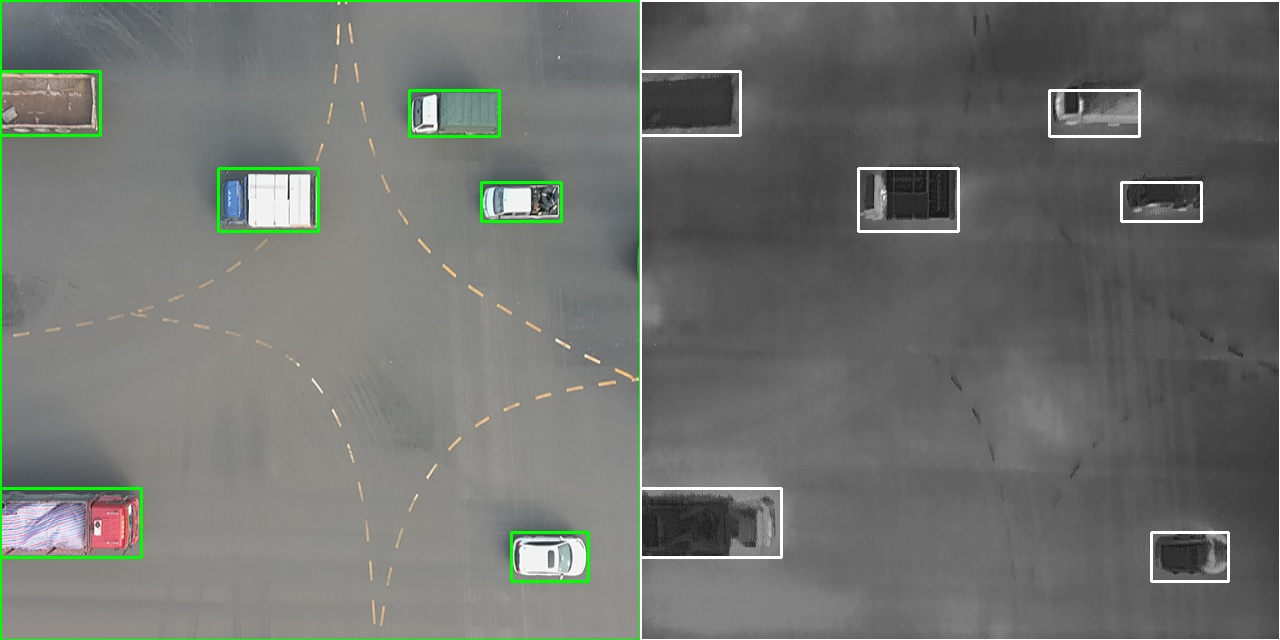
#> input picture audit_sample.jpg, 1280 x 640 px, given in place of VID_EO_34.mp4, which was not available
$ python find_alignment.py
#> lines starting #> are read from the running program, lines starting #| are printed output that depends on the picture; after the words box and inside, x2 and y2 are one past the last pixel; in counts of white or black regions, pixels touching at a corner belong together; pictures that were not available may be replaced by others from this repository, and a replacement may not be noted
#!/usr/bin/env python3
"""
Feature-Based RGB-IR Alignment

The RGB and IR cameras appear to have different optical axes.
This script uses feature matching to find the correct homography
transformation between RGB and IR frames.

Also includes manual offset finding for debugging.
"""
import cv2
import numpy as np
from pathlib import Path


def extract_frame(video_path, frame_idx=100):
    """Extract a frame from video."""
    cap = cv2.VideoCapture(str(video_path))
    cap.set(cv2.CAP_PROP_POS_FRAMES, frame_idx)
    ret, frame = cap.read()
    cap.release()
    return frame if ret else None


def try_feature_matching(rgb_frame, ir_frame):
    """
    Attempt feature-based alignment using ORB.
    This may not work well between RGB and thermal due to different modalities.
    """
    # Convert to grayscale
    rgb_gray = cv2.cvtColor(rgb_frame, cv2.COLOR_BGR2GRAY)
    if len(ir_frame.shape) == 3:
        ir_gray = cv2.cvtColor(ir_frame, cv2.COLOR_BGR2GRAY)
    else:
        ir_gray = ir_frame

    # Resize RGB to roughly match IR for feature detection
    scale = ir_gray.shape[0] / rgb_gray.shape[0]
    rgb_scaled = cv2.resize(rgb_gray, None, fx=scale, fy=scale)

    # ORB detector
    orb = cv2.ORB_create(nfeatures=1000)
    kp1, des1 = orb.detectAndCompute(rgb_scaled, None)
    kp2, des2 = orb.detectAndCompute(ir_gray, None)

    if des1 is None or des2 is None:
        print("  No features detected!")
        return None

    # Match features
    bf = cv2.BFMatcher(cv2.NORM_HAMMING, crossCheck=True)
    matches = bf.match(des1, des2)
    matches = sorted(matches, key=lambda x: x.distance)

    print(f"  Found {len(matches)} matches")

    if len(matches) < 4:
        return None

    # Get matched points
    src_pts = np.float32([kp1[m.queryIdx].pt for m in matches]).reshape(-1, 1, 2)
    dst_pts = np.float32([kp2[m.trainIdx].pt for m in matches]).reshape(-1, 1, 2)

    # Find homography
    H, mask = cv2.findHomography(src_pts, dst_pts, cv2.RANSAC, 5.0)

    return H


def analyze_structural_alignment(rgb_frame, ir_frame, output_dir):
    """
    Analyze structural similarities to determine alignment.
    Uses edge detection for cross-modal matching.
    """
    h_rgb, w_rgb = rgb_frame.shape[:2]
    h_ir, w_ir = ir_frame.shape[:2]

    print(f"\nStructural Analysis:")
    print(f"  RGB: {w_rgb}x{h_rgb}")
    print(f"  IR: {w_ir}x{h_ir}")

    # Edge detection on both
    rgb_gray = cv2.cvtColor(rgb_frame, cv2.COLOR_BGR2GRAY)
    if len(ir_frame.shape) == 3:
        ir_gray = cv2.cvtColor(ir_frame, cv2.COLOR_BGR2GRAY)
    else:
        ir_gray = ir_frame

    rgb_edges = cv2.Canny(rgb_gray, 50, 150)
    ir_edges = cv2.Canny(ir_gray, 50, 150)

    # Save edge images
    cv2.imwrite(str(output_dir / "rgb_edges.jpg"), rgb_edges)
    cv2.imwrite(str(output_dir / "ir_edges.jpg"), ir_edges)

    # Try different crop regions and find best correlation
    # Scale factor: RGB is 6x larger than IR in width
    scale_factor = w_rgb / w_ir  # 6.0

    print(f"\n  Scale factor RGB/IR: {scale_factor:.2f}")

    # The IR view corresponds to some region of RGB
    # Crop size in RGB pixels that maps to IR size
    crop_w = int(w_ir * scale_factor)  # Could be various values
    crop_h = int(h_ir * scale_factor)

    print(f"  If 1:1 scale, RGB crop should be: {crop_w}x{crop_h}")

    # But cameras likely have different focal lengths
    # Let's test multiple scale factors

    best_score = -1
    best_params = None

    # Test different crop sizes (different assumed focal length relationships)
    for crop_scale in [0.25, 0.5, 0.75, 1.0, 1.25, 1.5, 2.0]:
        # Crop dimensions in RGB space
        test_crop_w = int(w_ir * scale_factor * crop_scale)
        test_crop_h = int(h_ir * scale_factor * crop_scale)

        if test_crop_w > w_rgb or test_crop_h > h_rgb:
            continue
        if test_crop_w < 100 or test_crop_h < 100:
            continue

        # Test different offsets
        for x_offset_pct in [-0.2, -0.1, 0, 0.1, 0.2]:
            for y_offset_pct in [-0.2, -0.1, 0, 0.1, 0.2]:
                # Calculate crop position
                x = int((w_rgb - test_crop_w) / 2 + w_rgb * x_offset_pct)
                y = int((h_rgb - test_crop_h) / 2 + h_rgb * y_offset_pct)

                # Bounds check
                x = max(0, min(x, w_rgb - test_crop_w))
                y = max(0, min(y, h_rgb - test_crop_h))

                # Crop and resize
                rgb_crop = rgb_gray[y:y+test_crop_h, x:x+test_crop_w]
                rgb_resized = cv2.resize(rgb_crop, (w_ir, h_ir))

                # Compare edges
                rgb_crop_edges = cv2.Canny(rgb_resized, 50, 150)

                # Correlation score
                score = np.sum(rgb_crop_edges & ir_edges) / (np.sum(ir_edges) + 1)

                if score > best_score:
                    best_score = score
                    best_params = {
                        'crop_scale': crop_scale,
                        'x_offset_pct': x_offset_pct,
                        'y_offset_pct': y_offset_pct,
                        'x': x, 'y': y,
                        'crop_w': test_crop_w, 'crop_h': test_crop_h
                    }

    print(f"\n  Best alignment parameters:")
    print(f"    Crop scale: {best_params['crop_scale']}")
    print(f"    X offset: {best_params['x_offset_pct']*100:.0f}%")
    print(f"    Y offset: {best_params['y_offset_pct']*100:.0f}%")
    print(f"    Crop region: x={best_params['x']}, y={best_params['y']}")
    print(f"    Crop size: {best_params['crop_w']}x{best_params['crop_h']}")
    print(f"    Match score: {best_score:.4f}")

    # Create visualization of best alignment
    x, y = best_params['x'], best_params['y']
    crop_w, crop_h = best_params['crop_w'], best_params['crop_h']

    rgb_crop = rgb_frame[y:y+crop_h, x:x+crop_w]
    rgb_aligned = cv2.resize(rgb_crop, (w_ir, h_ir))

    if len(ir_frame.shape) == 2:
        ir_3ch = cv2.cvtColor(ir_frame, cv2.COLOR_GRAY2BGR)
    else:
        ir_3ch = ir_frame

    # Overlay for comparison
    overlay = cv2.addWeighted(rgb_aligned, 0.5, ir_3ch, 0.5, 0)

    cv2.imwrite(str(output_dir / "best_alignment_rgb.jpg"), rgb_aligned)
    cv2.imwrite(str(output_dir / "best_alignment_overlay.jpg"), overlay)

    # Side by side
    sidebyside = np.hstack([rgb_aligned, ir_3ch])
    cv2.imwrite(str(output_dir / "best_alignment_comparison.jpg"), sidebyside)

    return best_params


def manual_alignment_grid(rgb_frame, ir_frame, output_dir):
    """
    Create a grid of different crop positions for manual inspection.
    """
    h_rgb, w_rgb = rgb_frame.shape[:2]
    h_ir, w_ir = ir_frame.shape[:2]

    if len(ir_frame.shape) == 2:
        ir_3ch = cv2.cvtColor(ir_frame, cv2.COLOR_GRAY2BGR)
    else:
        ir_3ch = ir_frame

    # Test 9 different positions (3x3 grid)
    results = []

    # Use full width crop with IR aspect ratio
    crop_h = h_rgb
    crop_w = int(crop_h * (w_ir / h_ir))

    for x_pct in [0.0, 0.5, 1.0]:  # Left, Center, Right
        for y_pct in [0.0, 0.5, 1.0]:  # Top, Center, Bottom
            x = int((w_rgb - crop_w) * x_pct)
            y = int((h_rgb - crop_h) * y_pct)

            x = max(0, min(x, w_rgb - crop_w))
            y = max(0, min(y, h_rgb - crop_h))

            rgb_crop = rgb_frame[y:y+crop_h, x:x+crop_w]
            rgb_resized = cv2.resize(rgb_crop, (w_ir, h_ir))

            label = f"x={x_pct:.1f},y={y_pct:.1f}"
            cv2.putText(rgb_resized, label, (10, 30),
                       cv2.FONT_HERSHEY_SIMPLEX, 0.6, (0, 255, 0), 2)

            results.append(rgb_resized)

    # Create 3x3 grid
    grid = []
    for i in range(3):
        row = np.hstack(results[i*3:(i+1)*3])
        grid.append(row)
    grid = np.vstack(grid)

    cv2.imwrite(str(output_dir / "position_grid.jpg"), grid)

    # Add IR reference
    cv2.putText(ir_3ch, "IR Reference", (10, 30),
               cv2.FONT_HERSHEY_SIMPLEX, 0.6, (0, 255, 255), 2)
    cv2.imwrite(str(output_dir / "ir_for_comparison.jpg"), ir_3ch)

    print(f"\n  Position grid saved: position_grid.jpg")


def main():
    video_dir = Path("/home/student/Toan/data/VID_EO_36_extracted")
    output_dir = Path("/home/student/Toan/results/alignment_analysis")
    output_dir.mkdir(parents=True, exist_ok=True)

    rgb_path = video_dir / "VID_EO_34.mp4"
    ir_path = video_dir / "VID_IR_34.mp4"

    print("=" * 80)
    print("FEATURE-BASED RGB-IR ALIGNMENT ANALYSIS")
    print("=" * 80)

    frame_idx = 200
    rgb_frame = extract_frame(rgb_path, frame_idx)
#> in extract_frame, frame is the input picture: shape (640, 1280, 3); mean B, G, R 110.6, 114.3, 111.6
    ir_frame = extract_frame(ir_path, frame_idx)

    if rgb_frame is None or ir_frame is None:
        print("ERROR: Could not extract frames!")
        return

    # Try feature matching (unlikely to work well for RGB-IR)
    print("\n1. Attempting feature-based matching...")
    H = try_feature_matching(rgb_frame, ir_frame)
#> in try_feature_matching, `rgb_gray = cv2.cvtColor(rgb_frame, cv2.COLOR_BGR2GRAY)`:
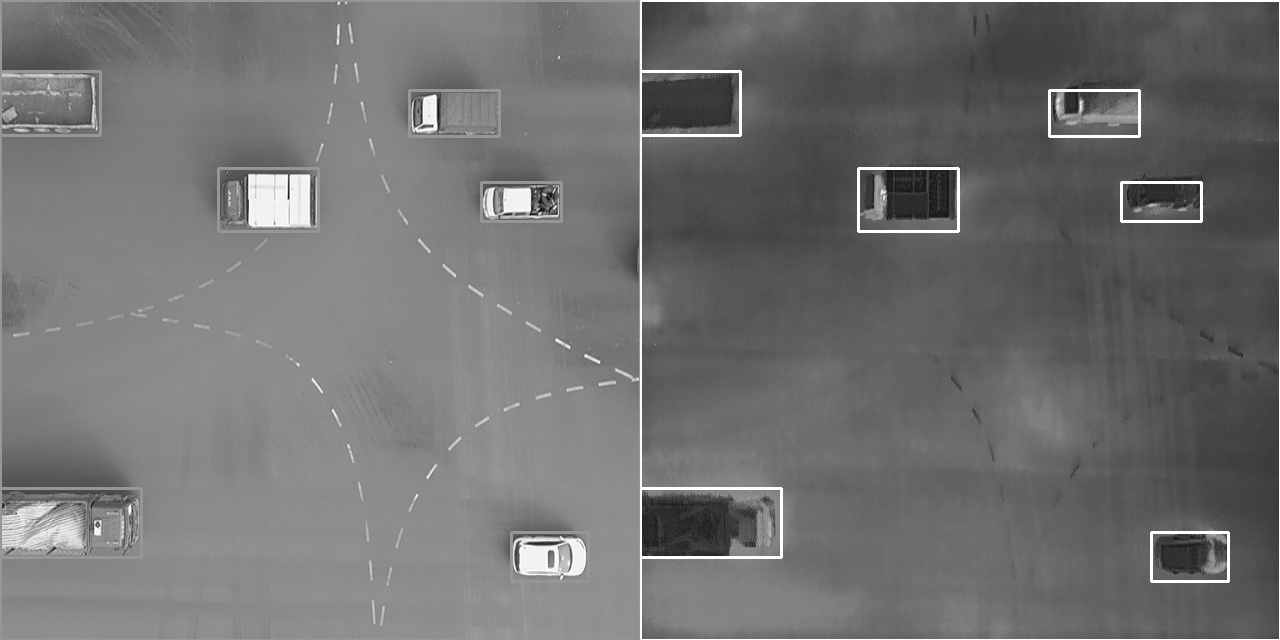
#> rgb_gray: shape (640, 1280); min 6, max 255, mean 113.1
#> in try_feature_matching, `kp1, des1 = orb.detectAndCompute(rgb_scaled, None)`: kp1 = 1000 keypoints; strongest (x, y, size): (1199, 185, 37.2), (1199, 186, 31), (1051, 134, 31), (644, 555, 31)
#> in try_feature_matching, `kp2, des2 = orb.detectAndCompute(ir_gray, None)`: kp2 has the same summary as kp1
#> in try_feature_matching, `matches = bf.match(des1, des2)`: matches = 1000 matches
#|   Found 1000 matches
#> in try_feature_matching, `src_pts = np.float32([kp1[m.queryIdx].pt for m in matches]).reshape(-1..`: src_pts = 1000 rows, first 8: [93, 531], [638, 379], [1228, 531], [420, 125], [554, 199], [550, 214], [550, 207], [503, 217]
#> in try_feature_matching, `dst_pts = np.float32([kp2[m.trainIdx].pt for m in matches]).reshape(-1..`: dst_pts has the same summary as src_pts
#> in try_feature_matching, `H, mask = cv2.findHomography(src_pts, dst_pts, cv2.RANSAC, 5.0)`: H = [[1, 2.45e-15, -7.95e-13], [2.33e-16, 1, -5.78e-13], [5.2e-19, 3.67e-18, 1]]; mask = 1000 values from 1 to 1
    if H is not None:
        print("  Found homography matrix!")
        print(H)
#| [[ 1.00000000e+00  2.45318481e-15 -7.95263567e-13]
#|  [ 2.33024387e-16  1.00000000e+00 -5.78036752e-13]
#|  [ 5.19544156e-19  3.66672537e-18  1.00000000e+00]]
    else:
        print("  Feature matching failed (expected for cross-modal)")

    # Structural alignment analysis
    print("\n2. Structural alignment analysis...")
    best_params = analyze_structural_alignment(rgb_frame, ir_frame, output_dir)
#|   RGB: 1280x640
#|   IR: 1280x640
#> in analyze_structural_alignment, `rgb_edges = cv2.Canny(rgb_gray, 50, 150)`:
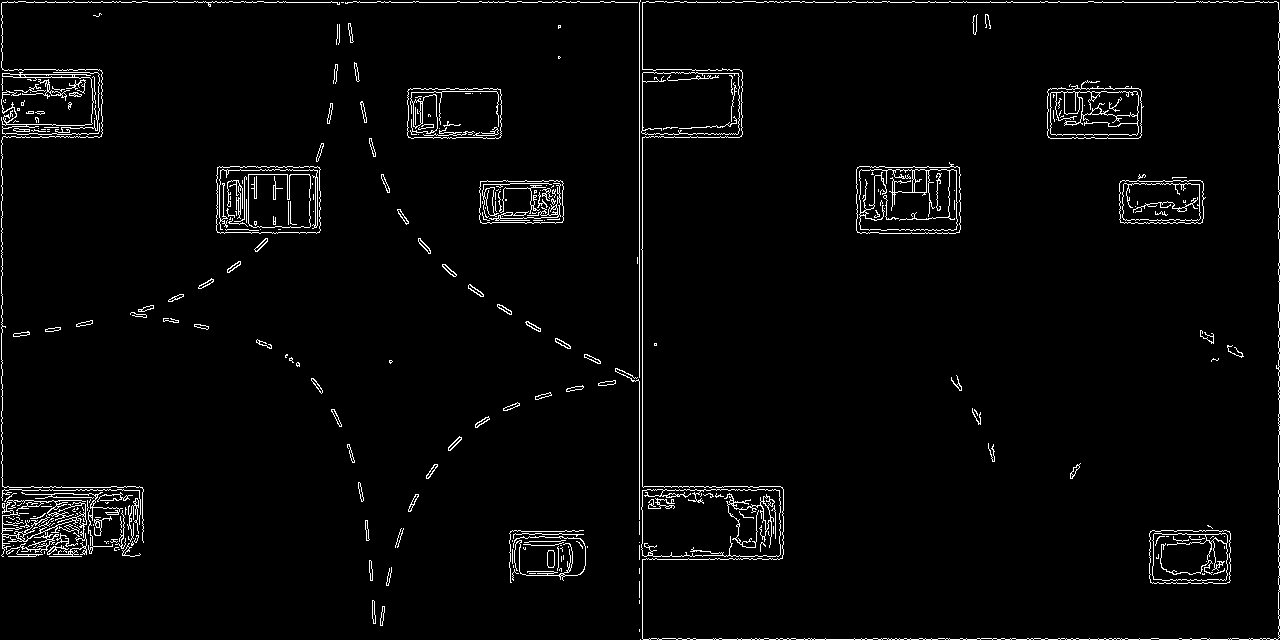
#> rgb_edges: shape (640, 1280); 2.7% white in thin lines or dots
#|   Scale factor RGB/IR: 1.00
#|   If 1:1 scale, RGB crop should be: 1280x640
#> after the loop in analyze_structural_alignment, `for crop_scale in [0.25, 0.5, 0.75, 1.0, 1.25, 1.5, 2.0]:`: best_params = {'crop_scale': 1, 'x_offset_pct': -0.2, 'y_offset_pct': -0.2, 'x': 0, 'y': 0, 'crop_w': 1280, 'crop_h': 640}; best_score = 1
#|     Crop scale: 1.0
#|     X offset: -20%
#|     Y offset: -20%
#|     Crop region: x=0, y=0
#|     Crop size: 1280x640
#|     Match score: 1.0000
#> in analyze_structural_alignment, `x, y = best_params['x'], best_params['y']`: x = 0
#> in analyze_structural_alignment, `sidebyside = np.hstack([rgb_aligned, ir_3ch])`:
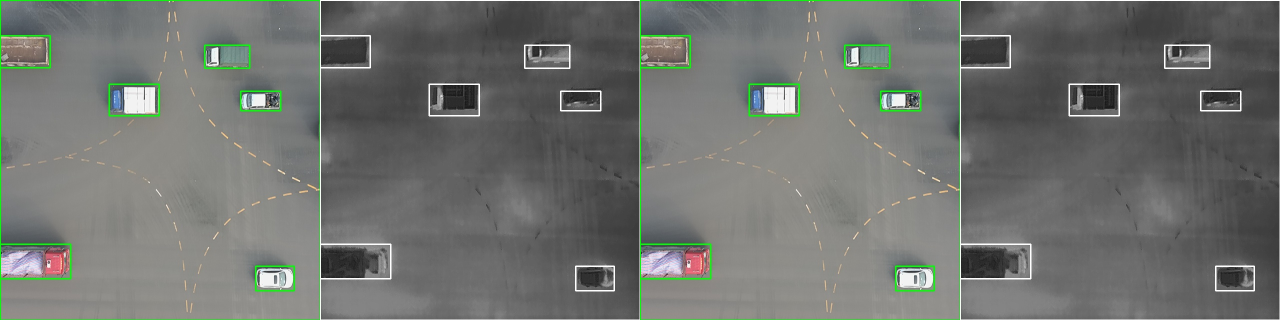
#> sidebyside: shape (640, 2560, 3) (shown at 1/2 size); mean B, G, R 110.6, 114.3, 111.6

    # Create position grid for manual verification
    print("\n3. Creating position grid for manual verification...")
    manual_alignment_grid(rgb_frame, ir_frame, output_dir)
#> after the loop in manual_alignment_grid, `for x_pct in [0.0, 0.5, 1.0]:`: results = 9 items
#> the loop in manual_alignment_grid, `for i in range(3):` made 3 passes
#> pass 1, in manual_alignment_grid, `row = np.hstack(results[i*3:(i+1)*3])`:
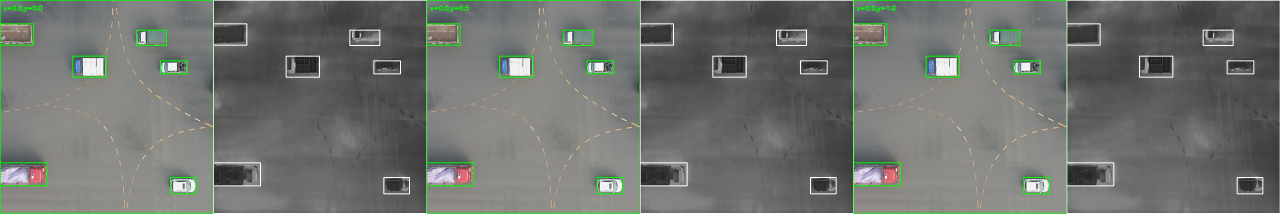
#> row: shape (640, 3840, 3) (shown at 1/3 size); mean of channels 0, 1, 2 110.5, 114.4, 111.5; drawn as B, G, R
#> after the loop in manual_alignment_grid, `for i in range(3):`: grid = 3 items
#> in manual_alignment_grid, `grid = np.vstack(grid)`:
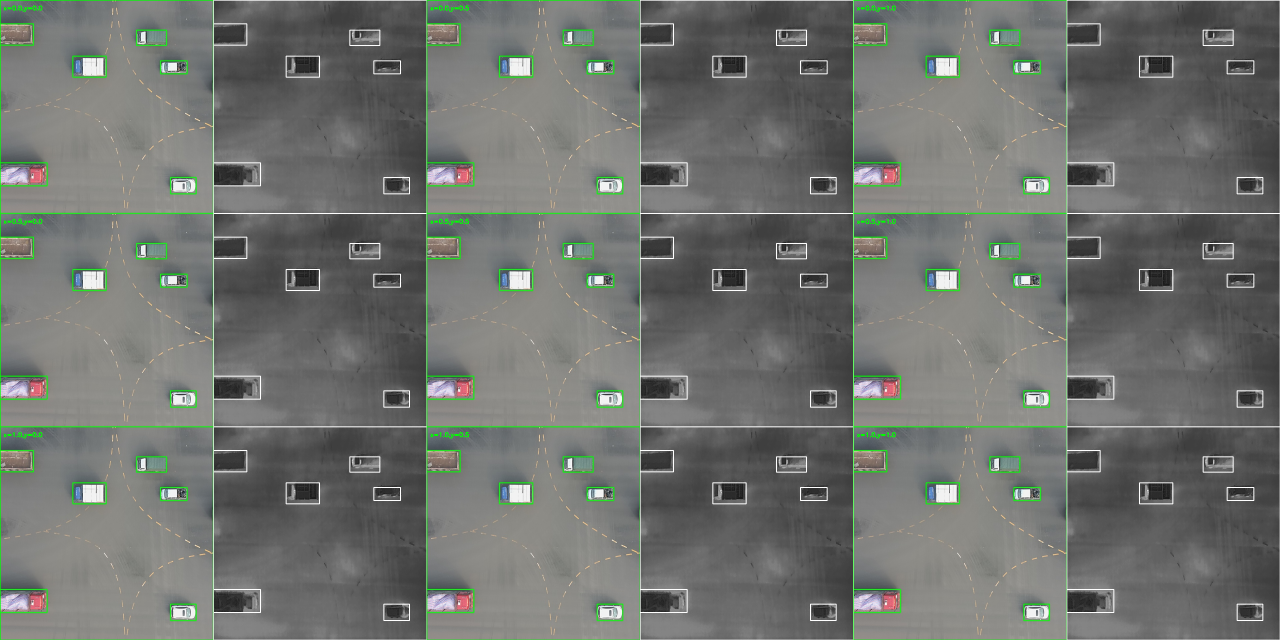
#> grid: shape (1920, 3840, 3) (shown at 1/3 size); mean of channels 0, 1, 2 110.5, 114.4, 111.5; drawn as B, G, R
#> in manual_alignment_grid, `cv2.putText(ir_3ch, "IR Reference", (10, 30), cv2.FONT_HERSHEY_SIMPLEX..`:
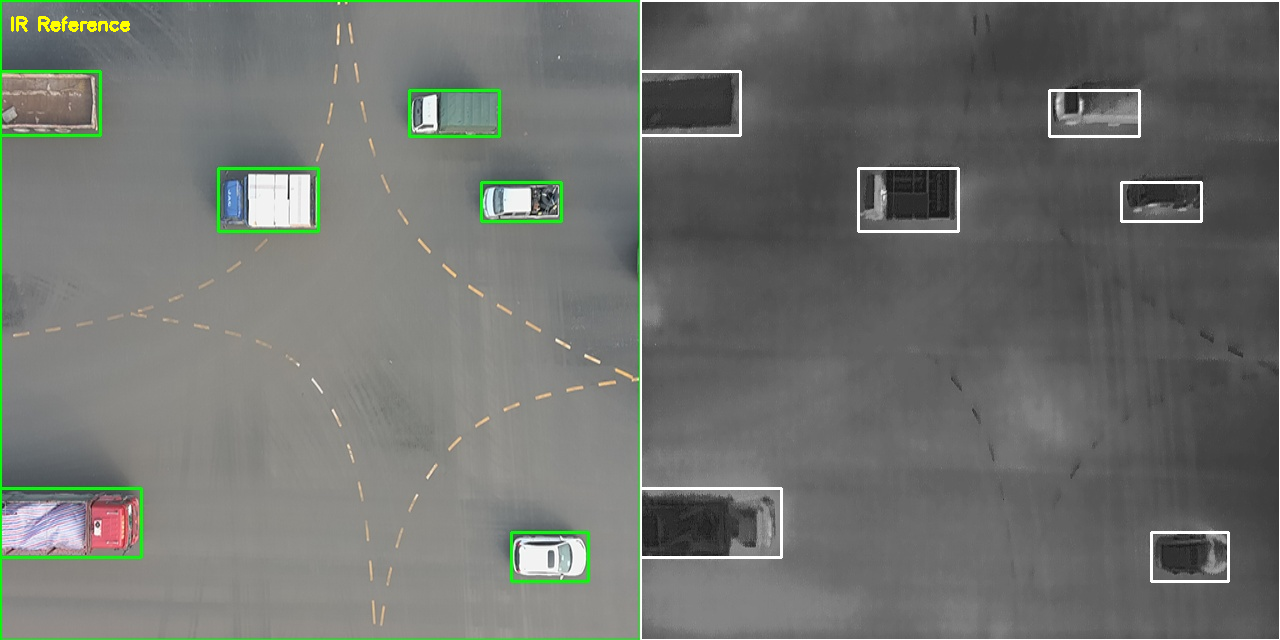
#> ir_3ch: shape (640, 1280, 3); 0.11% of pixels changed, all inside (x1, y1, x2, y2) = (11, 16, 130, 32)

    print("\n" + "=" * 80)
    print("ANALYSIS COMPLETE")
    print("=" * 80)
    print(f"\nBest found parameters:")
    print(f"  Crop: x={best_params['x']}, y={best_params['y']}")
#|   Crop: x=0, y=0
    print(f"  Size: {best_params['crop_w']}x{best_params['crop_h']}")
#|   Size: 1280x640
    print(f"\nReview images in: {output_dir}")
    print("  - best_alignment_comparison.jpg")
    print("  - best_alignment_overlay.jpg")
    print("  - position_grid.jpg")


if __name__ == "__main__":
    main()
